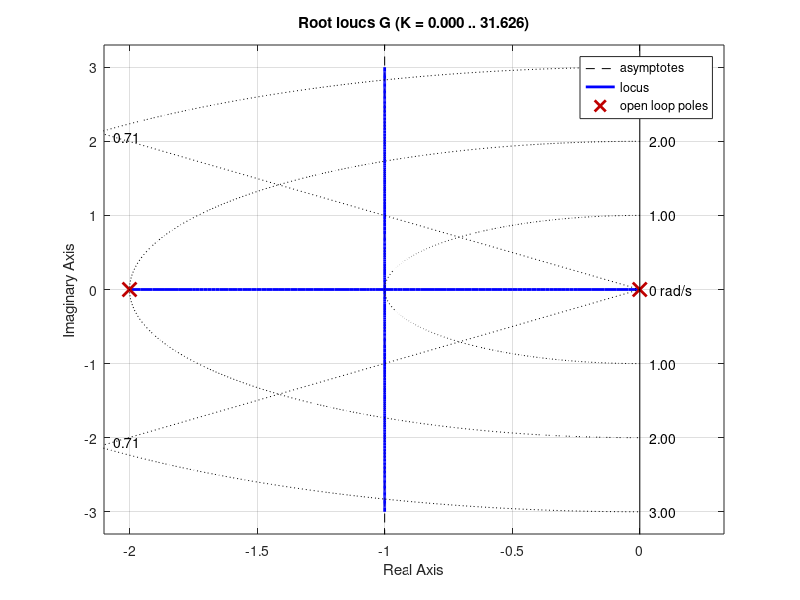
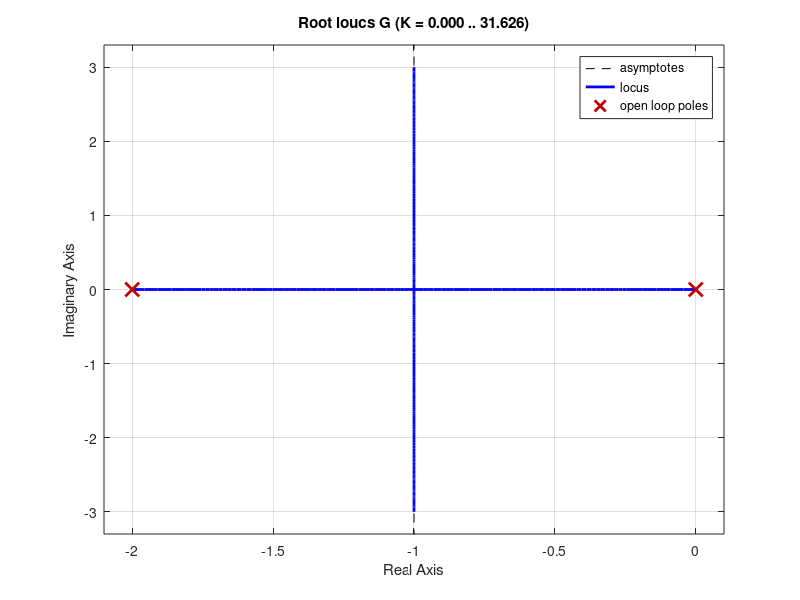

Write MATLAB code to recreate these figures, in order. (Note: this script raises an error after producing the figures.)
%% Root Locus Design Example: Rack and Pinion
% This script accompanies the Pinion-Rack example problem from the lecture
% with provided video and slides.  
% The code is broken into sections for each step, delimited by %%.

%% Design a P controller to achieve a target overshoot
% Plant dynamics for pinion-rack
G = tf(.3162,[1 2 0]);

% Plot the root locus
figure(1);
clf()
rlocus(G);

%% Express design goal in s-plane
% Target oversoot is 4.3%.  Find the corresponding damping ratio to locate
% the target pole placement in the s-plane.
os_target = 4.3;  % percent
zeta_target = -log(os_target/100) / sqrt(pi^2 +log(os_target/100)^2)

% Add grid-lines for target zeta value
sgrid(zeta_target,[1:3]);

%% Find root locus gain (proportional gain) to place the CL poles at the target
% Using the interactive "Data tips" tool we can select a value close to
% where the RL crosses the zeta = 0.707 grid line.  
% Here is a value found graphically for Damping = 0.725
K = 6.02;

% Optionally, we can check this by plotting the root locus for that
% specific value of gain.
figure(2);
clf();
rlocus(G)
hold on
rlocus(G, K, 'rd')
sgrid(zeta_target,[1:3]);

%% Verify that the closed-loop response matches the design target.
% Close the loop
T = feedback(K*G,1);
figure(3);
clf();
step(T);
si_p = stepinfo(T)
% stepinfo reports the overshoot as 3.7%.  The solution is not exact
% because the RL plot is only at discrete points and we chose a location on
% the root locus with a bit less damping.


%% PD Design
% The new design goal want the same %OS with half the setting time.
% Our new design goal is to place the closed-loop poles at -2 +/- 2j.

% Uncompensated plant with new design goal location.
figure(4);
clf();
rlocus(G);
% Overlay our s-plane pole placement target
hold on;
plot([-2, -2],[2, -2],'rs') % Design target
sgrid(0.707,[1:3])
xx = 4;
axis([-xx 0.5, -xx, xx])

%% Add a PD compensator
% We know that (1) PD is used to improve transient response and (2) that 
% zeros tend to pull the RL toward them.   We will add a PD compensator to
% the loop gain transfer function.   For root locus design, PD compensation
% is equivalent to adding a zero to the loop transfer function.  
% The design challenge is where to put the zero (z) so that the root locus goes
% through our target pole location.

% After some trial-and-error we find that this zero location drives the RL
% where we want it to be.
z= 4;
D = tf([1 z],1);  % PD Control

% Overlay the root locus for the compensated system to see if it passes
% near our target.
L = D*G;
rlocus(L);

title(sprintf('PD with zero @ %.2f',z));

%% Choose PD gain value
% Using the interactive tools, choose a gain value.  We find that
Kpd = 6.87;
% should put the closed-loop poles near the target
rlocus(L, Kpd, 'rd')

%% Verify the closed loop response
Tpd = feedback(Kpd*L, 1)

figure(6);
clf()
% P-only
step(T)
hold on
step(Tpd)
si_pd = stepinfo(Tpd)
legend(sprintf("P: OS=%.2f%% Ts=%.1f s", si_p.Overshoot, si_p.SettlingTime), ...
    sprintf("PD: OS=%.2f%% Ts=%.1f s", si_pd.Overshoot, si_pd.SettlingTime), ...
    'Location','southeast')

